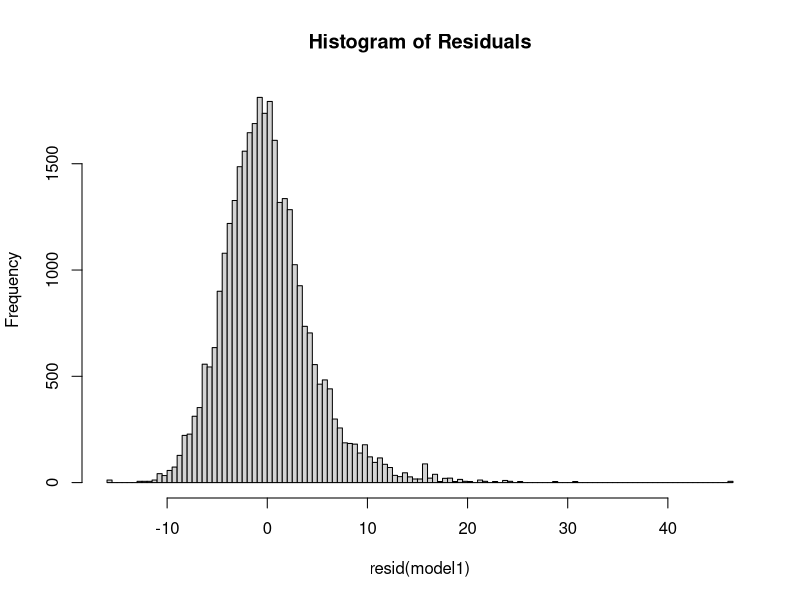
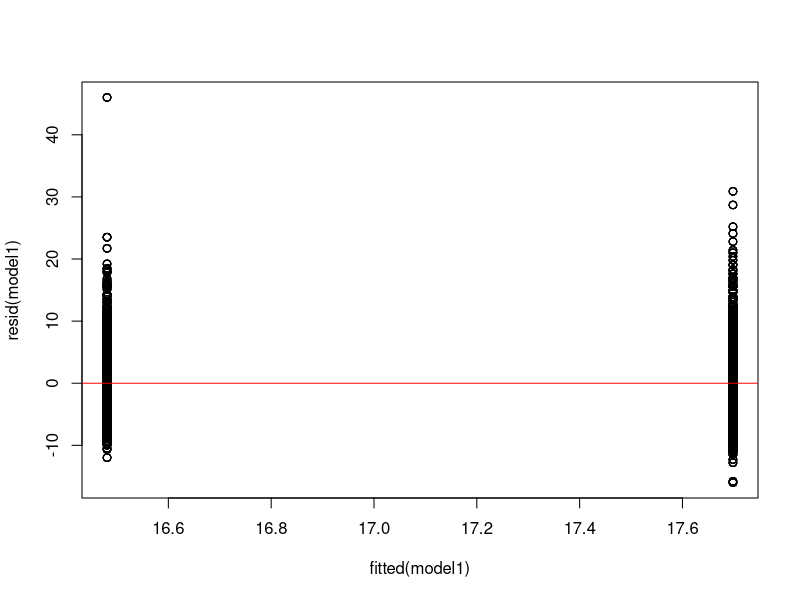
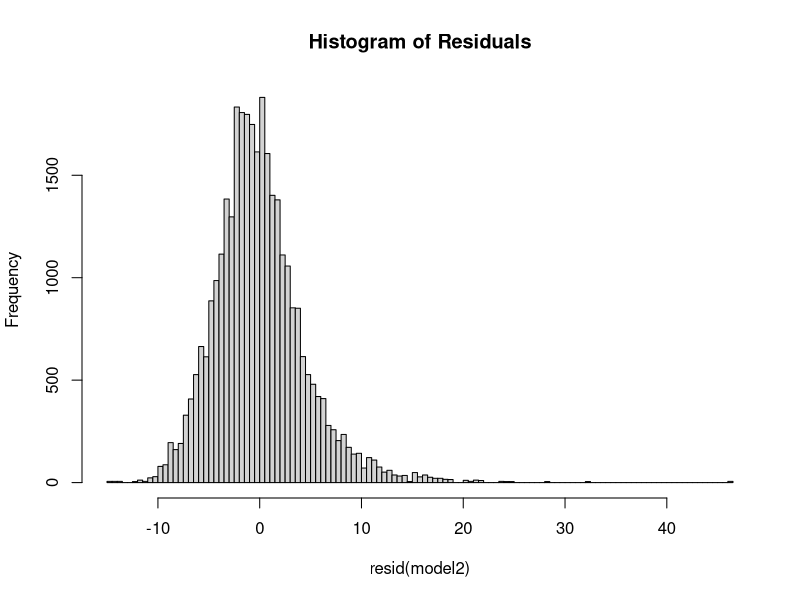
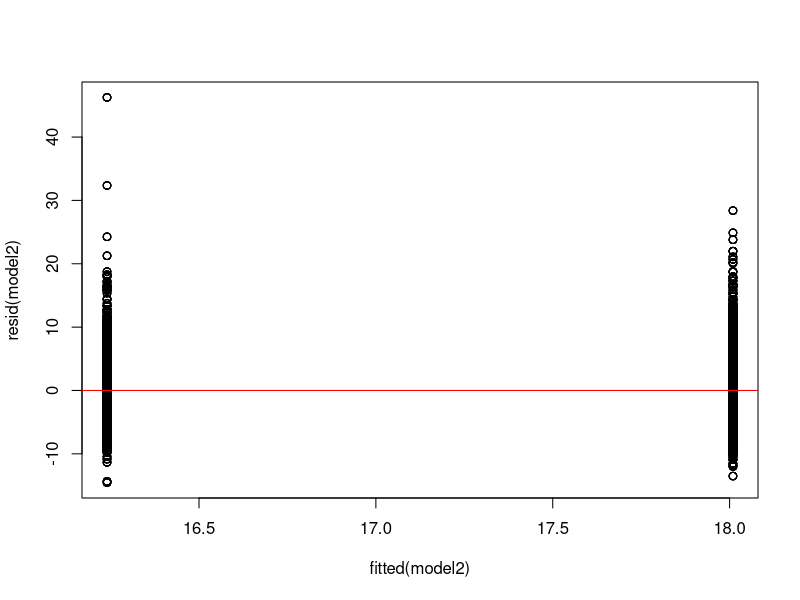

The R source for these figures, in order:
## ---- chunk 1
library(tidyverse)
## ---- chunk 2
cleaned_data = read_csv("cleaned_data.csv")
## ---- chunk 3
train_data  = 
  cleaned_data |>
  select(year, sex, grade_level, 
         number_overweight, percent_overweight,
         number_obese, percent_obese, 
         number_overweight_or_obese, percent_overweight_or_obese,
         number_healthy_weight, percent_healthy_weight) |>
  mutate(sex = ifelse(sex=="FEMALE", 0, 1), 
         grade_level = ifelse(grade_level=="ELEMENTARY", 0, 1)) |>
  drop_na()
## ---- chunk 4
model1 = lm(percent_overweight ~ sex, data = train_data)
hist(resid(model1), breaks = "FD", main = "Histogram of Residuals")
## ---- chunk 5
plot(fitted(model1), resid(model1))
abline(h = 0, col = "red")
## ---- chunk 6
sex_slr = lm(percent_overweight ~ sex, data = train_data) 
sex_slr_df = sex_slr |> broom::tidy()

knitr::kable(sex_slr_df)
## ---- chunk 7
model2 = lm(percent_overweight ~ grade_level, data = train_data)
hist(resid(model2), breaks = "FD", main = "Histogram of Residuals")
## ---- chunk 8
plot(fitted(model2), resid(model2))
abline(h = 0, col = "red")
## ---- chunk 9
grade_level_slr = lm(percent_overweight ~ grade_level, data = train_data)
#grade_level_slr_df = grade_level_slr |> broom::tidy()

#knitr::kable(grade_level_slr_df)
## ---- chunk 10
mlr = lm(percent_overweight ~ grade_level + sex, data = train_data) 

mlr_df = mlr |> broom::tidy()

knitr::kable(mlr_df)
## ---- chunk 11
anova(sex_slr, grade_level_slr, mlr)
## ---- chunk 12

